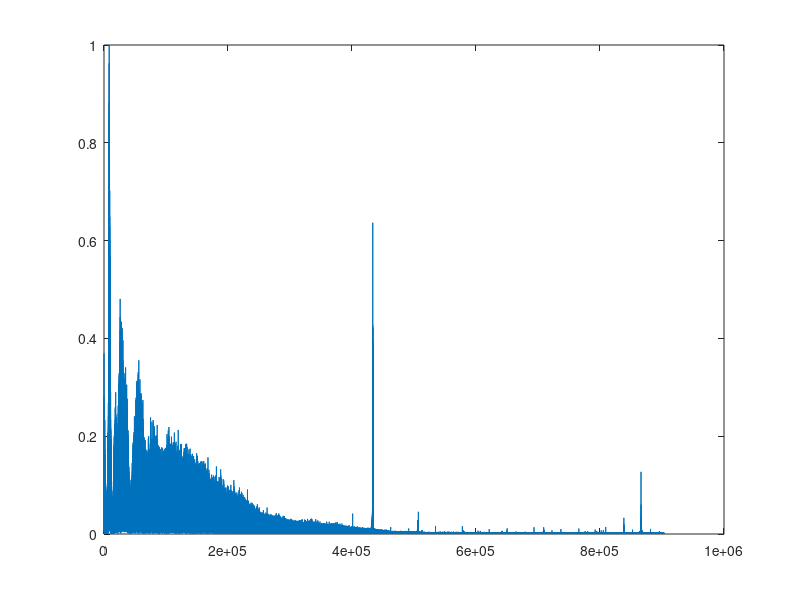
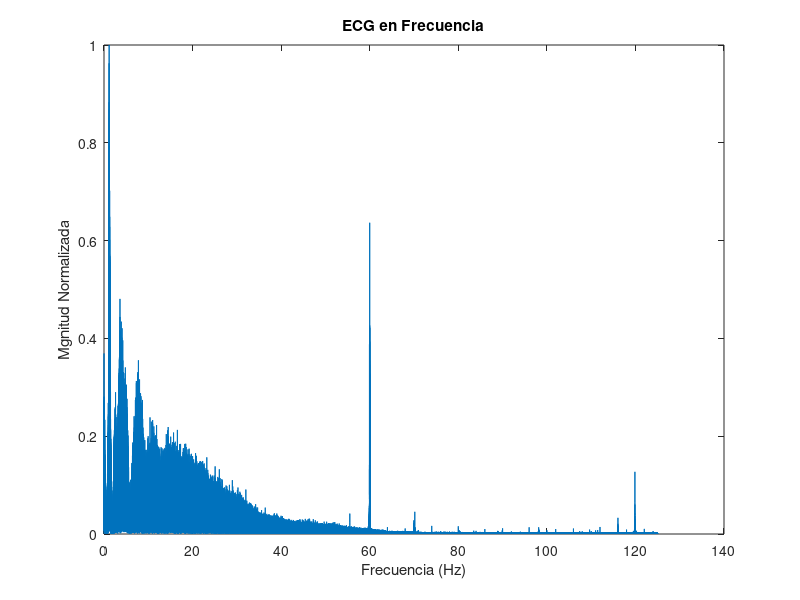

MATLAB code to generate these figures, in order:
clc;
close all;
clear;
load('ecg.mat');

G = 2000;
Fs = 250;

ecg_mv = ecg/G;
t = (1:1:length(ecg))*(1/Fs);
ecg_final = (ecg_mv - mean(ecg_mv))/std(ecg_mv);
%% Transformada de Fourier
F = fft(ecg_final);
F = abs(F);
plot(F);
%% Como tenemos espejada la función. Eliminamos una parte
F = F(1:ceil(end/2));
plot(F);

%% Ajustar la magnitud
F = F/max(F);
plot(F);

%% Vector de frecuencia
L = length(F);
f = (1:1:L)*((Fs/2)/L);

figure;
plot(f,F)
xlabel('Frecuencia (Hz)');
ylabel('Mgnitud Normalizada');
title('ECG en Frecuencia');